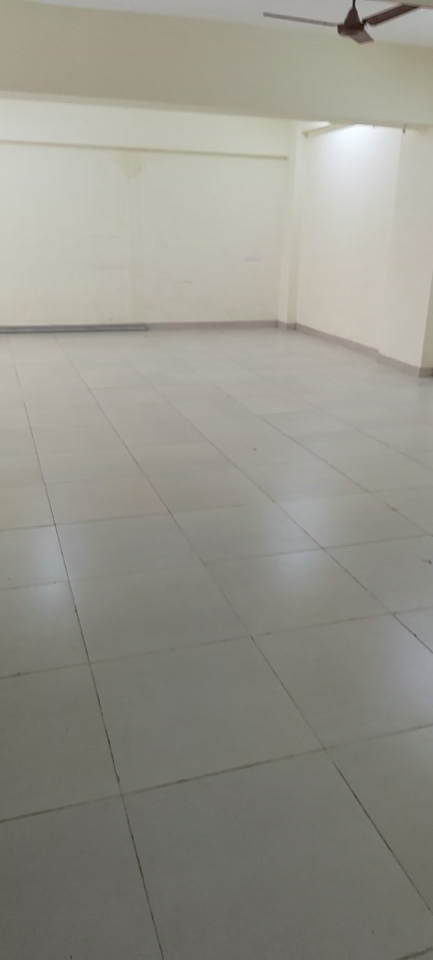
#> input picture colab/real_scenes/frames/lobby1020_full/00000.jpg, 866 x 1920 px (shown at 1/2 size); its folder holds only this picture in this run
$ python -i frame_quality.py   (imports and definitions only)   (older library calls are emulated)
#> lines starting #> are read from the running program, lines starting #| are printed output that depends on the picture
#> further down, picture is the input picture: shape (1920, 866, 3); mean B, G, R 139.2, 147.9, 149.5
"""Per-frame sharpness and exposure measurements shared by video import and live capture."""

from __future__ import annotations

from dataclasses import asdict, dataclass
import json
from pathlib import Path
import shutil

import cv2
import numpy as np


@dataclass(frozen=True)
class FrameQuality:
    name: str
    sharpness: float
    mean_luma: float
    clipped_fraction: float
    dark_fraction: float


def measure_frame(image: np.ndarray, name: str = "") -> FrameQuality:
    """Score a BGR frame.

    Sharpness is the Laplacian variance divided by the intensity variance, so a brighter
    or darker exposure of the same view scores the same and only blur lowers it.
    """
#> called with name = ''
    gray = cv2.cvtColor(image, cv2.COLOR_BGR2GRAY) if image.ndim == 3 else image
    gray = gray.astype(np.float32)
    height, width = gray.shape
#> height = 1920; width = 866
    if width > 320:
        gray = cv2.resize(gray, (320, max(1, round(height * 320 / width))), interpolation=cv2.INTER_AREA)
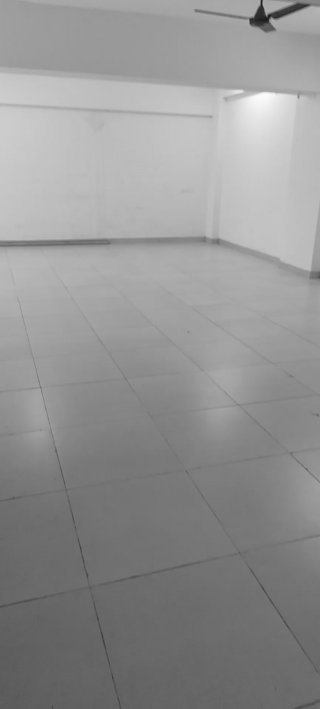
#> gray: shape (709, 320) float32; min 24.56, max 251.6, mean 147.4
    laplacian = cv2.Laplacian(gray, cv2.CV_32F, ksize=3)
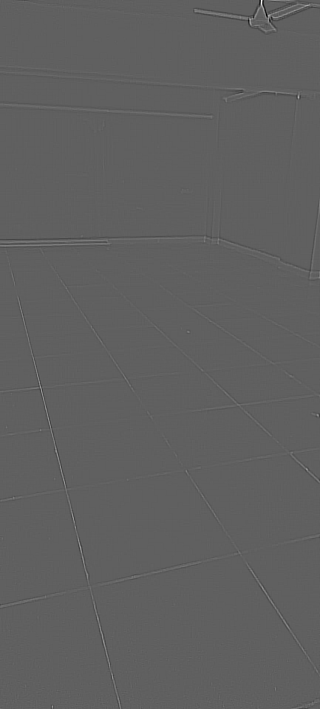
#> laplacian: shape (709, 320) float32; min -403.7, max 666.3, mean 0; drawn with min black and max white
    return FrameQuality(
        name=name,
        sharpness=float(laplacian.var() / (gray.var() + 1e-6)),
        mean_luma=float(gray.mean() / 255.0),
        clipped_fraction=float((gray >= 250).mean()),
        dark_fraction=float((gray <= 5).mean()),
    )


# [67 lines left out: functions measure_file, select_sharpest, summarize, normalize_contrast, not called in this run]


def write_report(report: dict, destination: Path) -> None:
    destination.parent.mkdir(parents=True, exist_ok=True)
    destination.write_text(json.dumps(report, indent=2), encoding="utf-8")

>>> import cv2
>>> picture = cv2.imread('../../colab/real_scenes/frames/lobby1020_full/00000.jpg')
>>> result = measure_frame(picture)

$ run again, on colab/real_scenes/frames/lobby1020_full/00003.jpg
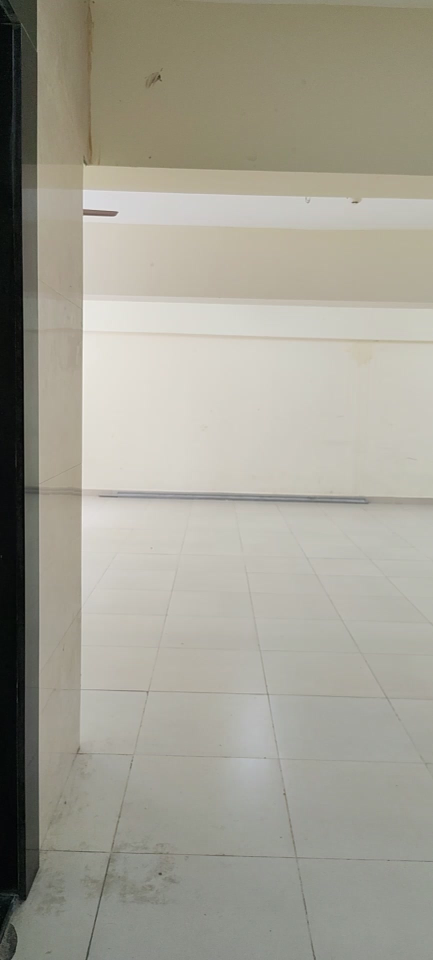
#> input picture colab/real_scenes/frames/lobby1020_full/00003.jpg, 866 x 1920 px (shown at 1/2 size)
#> picture is the input picture: shape (1920, 866, 3); mean B, G, R 147.3, 159.4, 161.9
#> in measure_frame, `gray = cv2.resize(gray, (320, max(1, round(height * 320 / width))), in..`:
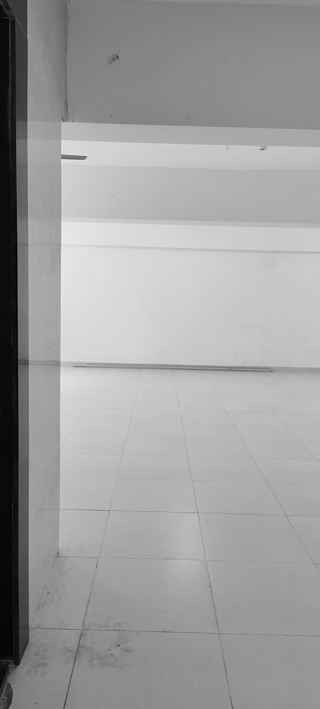
#> gray: shape (709, 320) float32; min 2.81, max 237.8, mean 158.8
#> in measure_frame, `laplacian = cv2.Laplacian(gray, cv2.CV_32F, ksize=3)`:
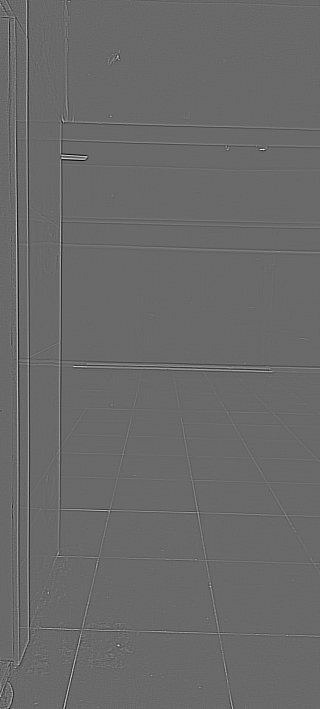
#> laplacian: shape (709, 320) float32; min -412.5, max 578.9, mean 0; drawn with min black and max white

$ run again, on colab/real_scenes/frames/lobby1020_full/00009.jpg
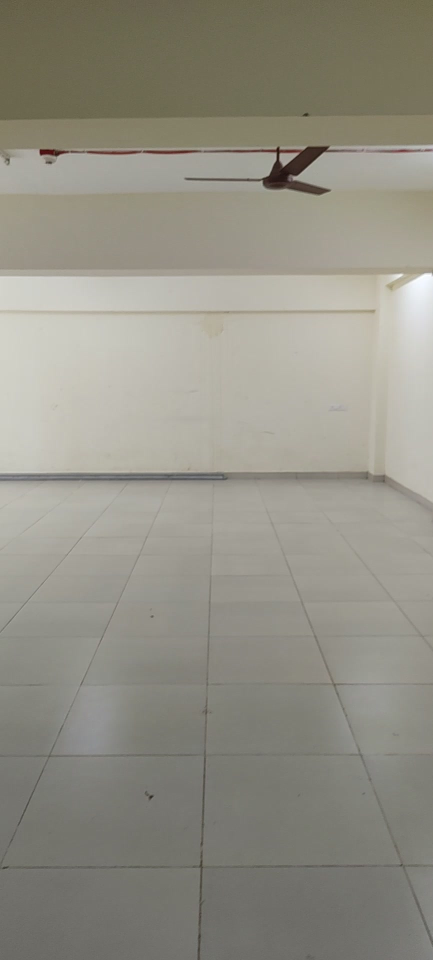
#> input picture colab/real_scenes/frames/lobby1020_full/00009.jpg, 866 x 1920 px (shown at 1/2 size)
#> picture is the input picture: shape (1920, 866, 3); mean B, G, R 132.7, 143.9, 146.3
#> in measure_frame, `gray = cv2.resize(gray, (320, max(1, round(height * 320 / width))), in..`:
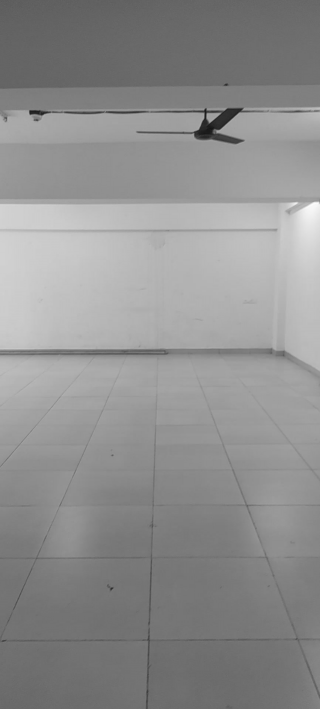
#> gray: shape (709, 320) float32; min 21.83, max 252.7, mean 143.3
#> in measure_frame, `laplacian = cv2.Laplacian(gray, cv2.CV_32F, ksize=3)`:
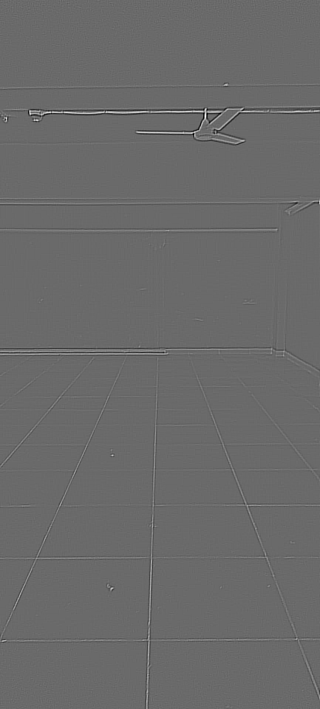
#> laplacian: shape (709, 320) float32; min -395.3, max 552.2, mean 0; drawn with min black and max white

$ run again, on colab/real_scenes/frames/lobby1020_full/00010.jpg
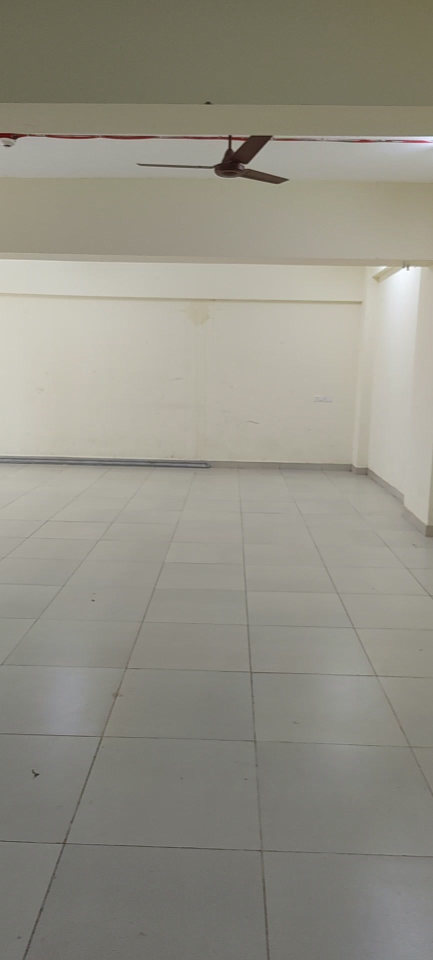
#> input picture colab/real_scenes/frames/lobby1020_full/00010.jpg, 866 x 1920 px (shown at 1/2 size)
#> picture is the input picture: shape (1920, 866, 3); mean B, G, R 133.1, 144.2, 146.7
#> in measure_frame, `gray = cv2.resize(gray, (320, max(1, round(height * 320 / width))), in..`:
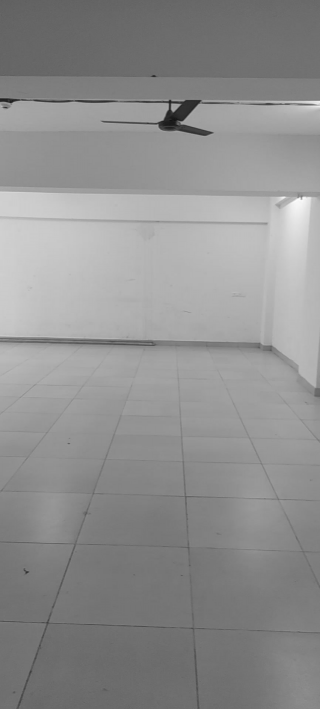
#> gray: shape (709, 320) float32; min 19.55, max 252.7, mean 143.7
#> in measure_frame, `laplacian = cv2.Laplacian(gray, cv2.CV_32F, ksize=3)`:
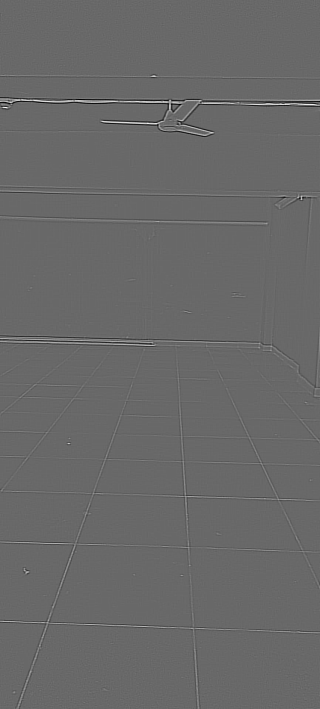
#> laplacian: shape (709, 320) float32; min -429.6, max 614.3, mean 0; drawn with min black and max white
